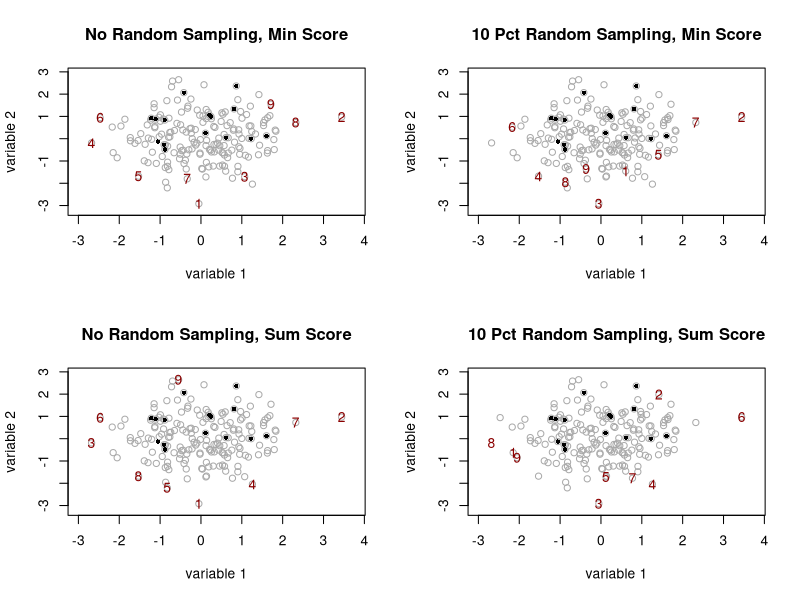

Write R code to recreate this figure.
# r2py crawler metadata
# package: caret
# source_type: rd_example
# topic: maxDissim.Rd
# source_file: C:\Users\bened\AppData\Local\R\win-library\4.5\caret\help
# lines: 49

suppressPackageStartupMessages(library(caret))
example <- function(pct = 1, obj = minDiss, ...)
{
  tmp <- matrix(rnorm(200 * 2), nrow = 200)

  ## start with 15 data points
  start <- sample(1:dim(tmp)[1], 15)
  base <- tmp[start,]
  pool <- tmp[-start,]
  
  ## select 9 for addition
  newSamp <- maxDissim(
                       base, pool, 
                       n = 9, 
                       randomFrac = pct, obj = obj, ...)
  
  allSamp <- c(start, newSamp)
  
  plot(
       tmp[-newSamp,], 
       xlim = extendrange(tmp[,1]), ylim = extendrange(tmp[,2]), 
       col = "darkgrey", 
       xlab = "variable 1", ylab = "variable 2")
  points(base, pch = 16, cex = .7)
  
  for(i in seq(along.with = newSamp))
    points(
           pool[newSamp[i],1], 
           pool[newSamp[i],2], 
           pch = paste(i), col = "darkred") 
}

par(mfrow=c(2,2))

set.seed(414)
example(1, minDiss)
title("No Random Sampling, Min Score")

set.seed(414)
example(.1, minDiss)
title("10 Pct Random Sampling, Min Score")

set.seed(414)
example(1, sumDiss)
title("No Random Sampling, Sum Score")

set.seed(414)
example(.1, sumDiss)
title("10 Pct Random Sampling, Sum Score")
